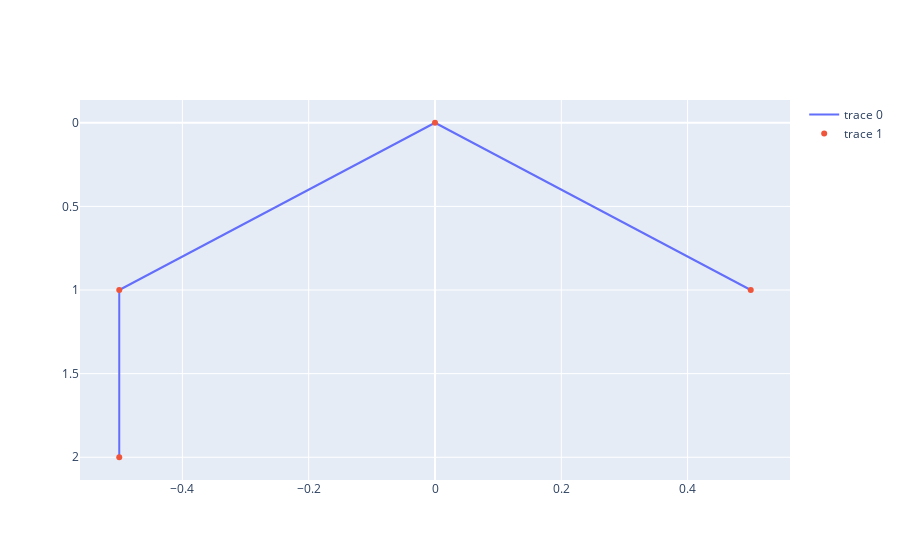

Notebook source saved alongside this figure:
### Code cell
class Node:
    def __init__(self, parent=None):
        self.parent = parent
        self.children = []

# Build a small tree
root = Node()
child1 = Node(root)
child2 = Node(root)
root.children = [child1, child2]
grandchild = Node(child1)
child1.children = [grandchild]

# Assign indices and gather edges
nodes = []
edges = []
def traverse(node, parent_idx=None):
    idx = len(nodes)
    nodes.append(node)
    if parent_idx is not None:
        edges.append((parent_idx, idx))
    for c in node.children:
        traverse(c, idx)

traverse(root)


G = Graph(edges=edges, directed=False)
lay = G.layout('rt')
# Convert positions to Plotly points
Xn, Yn, Xe, Ye = [], [], [], []
for i, pos in enumerate(lay):
    Xn.append(pos[0])
    Yn.append(pos[1])
for e in G.es:
    Xe += [lay[e.source][0], lay[e.target][0], None]
    Ye += [lay[e.source][1], lay[e.target][1], None]

import plotly.graph_objects as go
fig = go.Figure()
fig.add_trace(go.Scatter(x=Xe, y=Ye, mode='lines'))
fig.add_trace(go.Scatter(x=Xn, y=Yn, mode='markers'))
fig.update_yaxes(autorange='reversed')
fig.show()

### Figure 1 — Plotly figure (JSON) as saved in the notebook; plotly's stock layout.template omitted (floating-point values rounded to 4 significant figures)
{"data": [{"mode": "lines", "type": "scatter", "x": [0, -0.5, null, -0.5, -0.5, null, 0, 0.5, null], "y": [0, 1, null, 1, 2, null, 0, 1, null]}, {"mode": "markers", "type": "scatter", "x": [0, -0.5, -0.5, 0.5], "y": [0, 1, 2, 1]}], "layout": {"yaxis": {"autorange": "reversed"}}}
